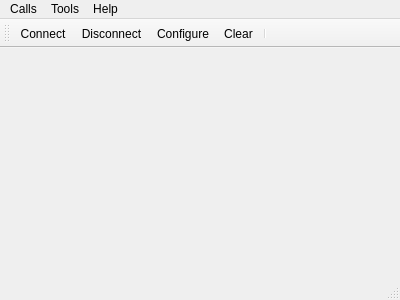
<?xml version="1.0" encoding="UTF-8"?>
<ui version="4.0">
 <class>MainWindow</class>
 <widget class="QMainWindow" name="MainWindow">
  <property name="geometry">
   <rect>
    <x>0</x>
    <y>0</y>
    <width>400</width>
    <height>300</height>
   </rect>
  </property>
  <property name="windowTitle">
   <string>Simple Terminal</string>
  </property>
  <widget class="QWidget" name="centralWidget">
   <layout class="QVBoxLayout" name="verticalLayout"/>
  </widget>
  <widget class="QMenuBar" name="menuBar">
   <property name="geometry">
    <rect>
     <x>0</x>
     <y>0</y>
     <width>400</width>
     <height>20</height>
    </rect>
   </property>
   <widget class="QMenu" name="menuCalls">
    <property name="title">
     <string>Calls</string>
    </property>
    <addaction name="actionConnect"/>
    <addaction name="actionDisconnect"/>
    <addaction name="separator"/>
    <addaction name="actionQuit"/>
   </widget>
   <widget class="QMenu" name="menuTools">
    <property name="title">
     <string>Tools</string>
    </property>
    <addaction name="actionConfigure"/>
    <addaction name="actionClear"/>
    <addaction name="actionBlinker"/>
   </widget>
   <widget class="QMenu" name="menuHelp">
    <property name="title">
     <string>Help</string>
    </property>
    <addaction name="actionAbout"/>
    <addaction name="actionAboutQt"/>
   </widget>
   <addaction name="menuCalls"/>
   <addaction name="menuTools"/>
   <addaction name="menuHelp"/>
  </widget>
  <widget class="QToolBar" name="mainToolBar">
   <attribute name="toolBarArea">
    <enum>TopToolBarArea</enum>
   </attribute>
   <attribute name="toolBarBreak">
    <bool>false</bool>
   </attribute>
   <addaction name="actionConnect"/>
   <addaction name="actionDisconnect"/>
   <addaction name="actionConfigure"/>
   <addaction name="actionClear"/>
   <addaction name="separator"/>
  </widget>
  <widget class="QStatusBar" name="statusBar"/>
  <action name="actionAbout">
   <property name="text">
    <string>&amp;About</string>
   </property>
   <property name="toolTip">
    <string>About program</string>
   </property>
   <property name="shortcut">
    <string>Alt+A</string>
   </property>
  </action>
  <action name="actionAboutQt">
   <property name="text">
    <string>About Qt</string>
   </property>
  </action>
  <action name="actionConnect">
   <property name="icon">
    <iconset resource="smb_control.qrc">
     <normaloff>:/images/connect.png</normaloff>:/images/connect.png</iconset>
   </property>
   <property name="text">
    <string>C&amp;onnect</string>
   </property>
   <property name="toolTip">
    <string>Connect to serial port</string>
   </property>
   <property name="shortcut">
    <string>Ctrl+O</string>
   </property>
  </action>
  <action name="actionDisconnect">
   <property name="icon">
    <iconset resource="smb_control.qrc">
     <normaloff>:/images/disconnect.png</normaloff>:/images/disconnect.png</iconset>
   </property>
   <property name="text">
    <string>&amp;Disconnect</string>
   </property>
   <property name="toolTip">
    <string>Disconnect from serial port</string>
   </property>
   <property name="shortcut">
    <string>Ctrl+D</string>
   </property>
  </action>
  <action name="actionConfigure">
   <property name="icon">
    <iconset resource="smb_control.qrc">
     <normaloff>:/images/settings.png</normaloff>:/images/settings.png</iconset>
   </property>
   <property name="text">
    <string>&amp;Configure</string>
   </property>
   <property name="toolTip">
    <string>Configure serial port</string>
   </property>
   <property name="shortcut">
    <string>Alt+C</string>
   </property>
  </action>
  <action name="actionClear">
   <property name="icon">
    <iconset resource="smb_control.qrc">
     <normaloff>:/images/clear.png</normaloff>:/images/clear.png</iconset>
   </property>
   <property name="text">
    <string>C&amp;lear</string>
   </property>
   <property name="toolTip">
    <string>Clear data</string>
   </property>
   <property name="shortcut">
    <string>Alt+L</string>
   </property>
  </action>
  <action name="actionQuit">
   <property name="icon">
    <iconset resource="smb_control.qrc">
     <normaloff>:/images/application-exit.png</normaloff>:/images/application-exit.png</iconset>
   </property>
   <property name="text">
    <string>&amp;Quit</string>
   </property>
   <property name="shortcut">
    <string>Ctrl+Q</string>
   </property>
  </action>
  <action name="actionBlinker">
   <property name="text">
    <string>Blinker</string>
   </property>
   <property name="toolTip">
    <string>Change Blinker</string>
   </property>
  </action>
 </widget>
 <layoutdefault spacing="6" margin="11"/>
 <resources>
  <include location="smb_control.qrc"/>
 </resources>
 <connections/>
</ui>
